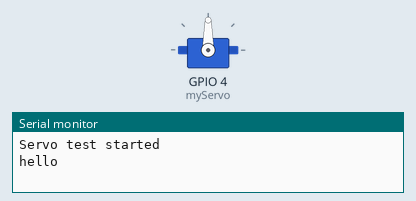
Recording of a sketch running on a simulated ESP32. Parts: servo, the last lines printed to the serial monitor.

Above: at 1.05 s.
At 2.5 s:
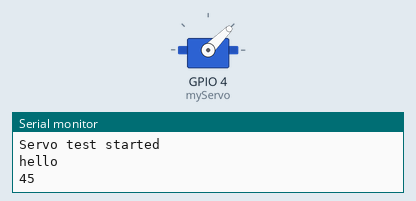
At 4.0 s:
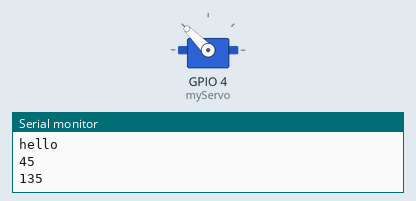
Timing chart, 0 to 7.9 s (numbered marks = the images above):
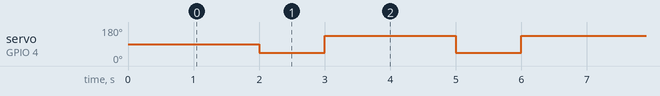

Measured:
- by itself, servo on GPIO 4 (myServo): alternates 135° for 2.0 s and 45° for 1.0 s

The sketch:

servotest.ino
```cpp
#include <ESP32Servo.h>

Servo myServo;

void setup() {
  Serial.begin(115200);
  ESP32PWM::allocateTimer(0);
  myServo.setPeriodHertz(50);
  myServo.attach(4, 500, 2400);
  Serial.println("Servo test started");
  myServo.write(90);
  delay(1000);
}

void loop() {
  Serial.println("hello");
  delay(1000);
  myServo.write(45);
  Serial.println("45");
  delay(1000);
  myServo.write(135);
  Serial.println("135");
  delay(1000);
}
```
